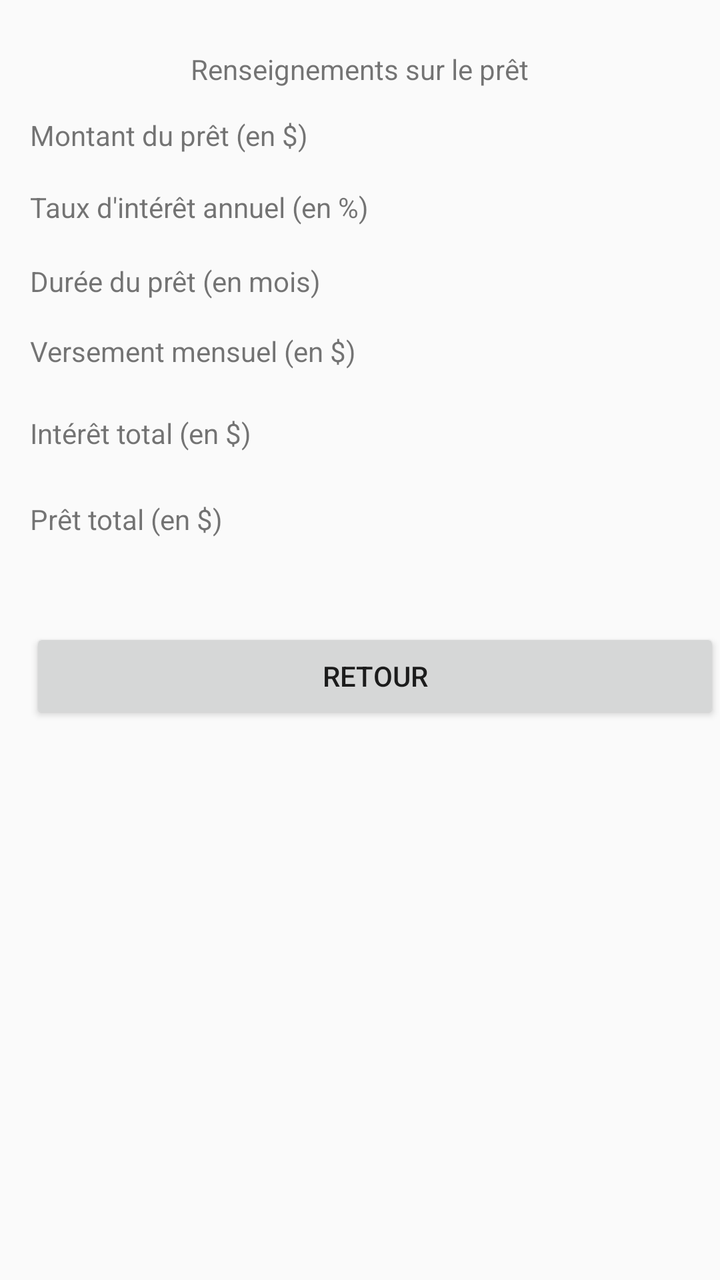
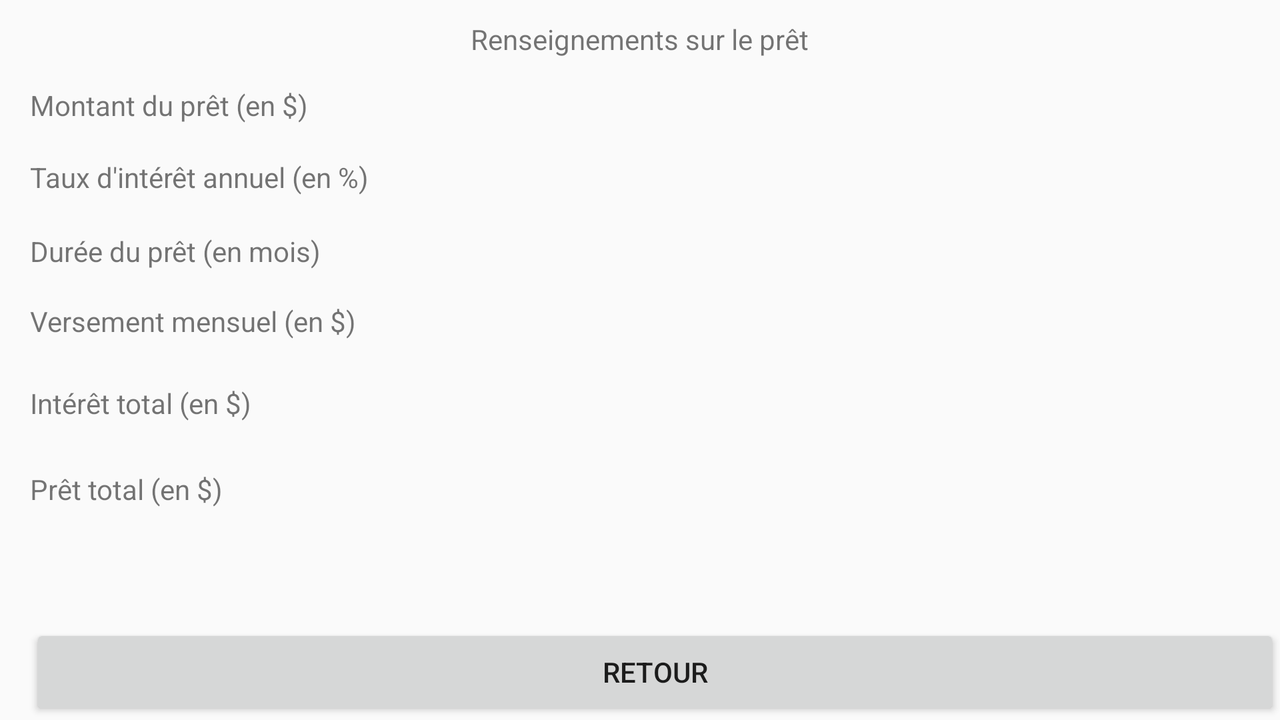

One screen, two layout resources from the same app: the default and the repository's alternative for another configuration. Each is rendered where Android would select it; the XML of both is given below.
<!-- AndroidManifest.xml: application theme AppTheme -->
<!-- res/layout/calcule_2.xml -->
<?xml version="1.0" encoding="utf-8"?>
<android.support.v4.widget.DrawerLayout
    xmlns:android="http://schemas.android.com/apk/res/android"
    android:id="@+id/drawer_layout"
    android:layout_width="match_parent"
    android:layout_height="match_parent">

    <LinearLayout xmlns:android="http://schemas.android.com/apk/res/android"
        android:orientation="vertical" android:layout_width="match_parent"
        android:layout_height="match_parent">

        <RelativeLayout
            android:layout_width="match_parent"
            android:layout_height="match_parent">

            <TextView
                android:text="@string/titre_infos_pret"
                android:layout_width="wrap_content"
                android:layout_height="wrap_content"
                android:layout_marginTop="25dp"
                android:id="@+id/Titre_pret"
                android:layout_alignParentTop="true"
                android:layout_centerHorizontal="true" />

            <TextView
                android:text="@string/titre_info_montant"
                android:layout_width="wrap_content"
                android:layout_height="wrap_content"
                android:layout_below="@+id/Titre_pret"
                android:layout_alignParentLeft="true"
                android:layout_alignParentStart="true"
                android:layout_marginLeft="15dp"
                android:layout_marginStart="15dp"
                android:layout_marginTop="14dp"
                android:id="@+id/infoMontant" />

            <TextView
                android:text="@string/titre_info_interet"
                android:layout_width="wrap_content"
                android:layout_height="wrap_content"
                android:layout_below="@+id/infoMontant"
                android:layout_alignLeft="@+id/infoMontant"
                android:layout_alignStart="@+id/infoMontant"
                android:layout_marginTop="17dp"
                android:id="@+id/infoTaux" />

            <TextView
                android:text="@string/titre_info_duree"
                android:layout_width="wrap_content"
                android:layout_height="wrap_content"
                android:layout_below="@+id/infoTaux"
                android:layout_alignLeft="@+id/infoTaux"
                android:layout_alignStart="@+id/infoTaux"
                android:layout_marginTop="18dp"
                android:id="@+id/infoDure" />

            <TextView
                android:text="@string/titre_versement"
                android:layout_width="wrap_content"
                android:layout_height="wrap_content"
                android:layout_below="@+id/infoDure"
                android:layout_alignLeft="@+id/infoDure"
                android:layout_alignStart="@+id/infoDure"
                android:layout_marginTop="16dp"
                android:id="@+id/infoVersement" />

            <TextView
                android:text="@string/titre_interet_total"
                android:layout_width="wrap_content"
                android:layout_height="wrap_content"
                android:layout_below="@+id/infoVersement"
                android:layout_alignLeft="@+id/infoVersement"
                android:layout_alignStart="@+id/infoVersement"
                android:layout_marginTop="22dp"
                android:id="@+id/infoInteret" />

            <TextView
                android:text="@string/titre_pret_total"
                android:layout_width="wrap_content"
                android:layout_height="wrap_content"
                android:layout_below="@+id/infoInteret"
                android:layout_alignLeft="@+id/infoInteret"
                android:layout_alignStart="@+id/infoInteret"
                android:layout_marginTop="24dp"
                android:id="@+id/infoPretTotal" />

            <Button
                android:text="@string/txt_btn_retour"
                android:layout_width="wrap_content"
                android:layout_height="wrap_content"
                android:layout_below="@+id/infoPretTotal"
                android:layout_marginTop="45dp"
                android:id="@+id/BoutonRetourCalcul"
                android:layout_alignLeft="@+id/infoPretTotal"
                android:layout_alignStart="@+id/infoPretTotal"
                android:layout_alignParentRight="true"
                android:layout_alignParentEnd="true" />
        </RelativeLayout>
    </LinearLayout>
    <ListView
        android:id="@+id/list_navigation"
        android:layout_width="250dp"
        android:layout_height="match_parent"
        android:layout_gravity="start"
        android:background="#FFEEEEEE"
        android:choiceMode="singleChoice"
        android:entries="@array/tab_activites" />
</android.support.v4.widget.DrawerLayout>
<!-- resources referenced by this layout -->
<resources>
  <string-array name="tab_activites">
          <item>Calculer un prêt</item>
          <item>Identifier un conifère</item>
          <item>Réseaux Sociaux</item>
          </string-array>
  <string name="titre_info_duree">Durée du prêt (en mois)</string>
  <string name="titre_info_interet">Taux d\'intérêt annuel (en %)</string>
  <string name="titre_info_montant">Montant du prêt (en $)</string>
  <string name="titre_infos_pret">Renseignements sur le prêt</string>
  <string name="titre_interet_total">Intérêt total (en $)</string>
  <string name="titre_pret_total">Prêt total (en $)</string>
  <string name="titre_versement">Versement mensuel (en $)</string>
  <string name="txt_btn_retour">Retour</string>
  <style name="AppTheme" parent="Theme.AppCompat.Light.DarkActionBar">
          
          <item name="colorPrimary">@color/colorPrimary</item>
          <item name="colorPrimaryDark">@color/colorPrimaryDark</item>
          <item name="colorAccent">@color/colorAccent</item>
      </style>
  <color name="colorPrimary">#4caf50</color>
  <color name="colorPrimaryDark">#388e3c</color>
  <color name="colorAccent">#FF4081</color>
</resources>
<!-- res/layout-land/calcule_2.xml (the repository's variant of the layout above) -->
<!-- drawn on the phone turned sideways -->
<?xml version="1.0" encoding="utf-8"?>
<android.support.v4.widget.DrawerLayout
    xmlns:android="http://schemas.android.com/apk/res/android"
    android:id="@+id/drawer_layout"
    android:layout_width="match_parent"
    android:layout_height="match_parent">

    <LinearLayout xmlns:android="http://schemas.android.com/apk/res/android"
        android:orientation="vertical" android:layout_width="match_parent"
        android:layout_height="match_parent">

        <RelativeLayout
            android:layout_width="match_parent"
            android:layout_height="match_parent">

            <TextView
                android:text="@string/titre_info_montant"
                android:layout_width="wrap_content"
                android:layout_height="wrap_content"
                android:layout_below="@+id/Titre_pret"
                android:layout_alignParentLeft="true"
                android:layout_alignParentStart="true"
                android:layout_marginLeft="15dp"
                android:layout_marginStart="15dp"
                android:layout_marginTop="14dp"
                android:id="@+id/infoMontant" />

            <TextView
                android:text="@string/titre_info_interet"
                android:layout_width="wrap_content"
                android:layout_height="wrap_content"
                android:layout_below="@+id/infoMontant"
                android:layout_alignLeft="@+id/infoMontant"
                android:layout_alignStart="@+id/infoMontant"
                android:layout_marginTop="17dp"
                android:id="@+id/infoTaux" />

            <TextView
                android:text="@string/titre_info_duree"
                android:layout_width="wrap_content"
                android:layout_height="wrap_content"
                android:layout_below="@+id/infoTaux"
                android:layout_alignLeft="@+id/infoTaux"
                android:layout_alignStart="@+id/infoTaux"
                android:layout_marginTop="18dp"
                android:id="@+id/infoDure" />

            <TextView
                android:text="@string/titre_versement"
                android:layout_width="wrap_content"
                android:layout_height="wrap_content"
                android:layout_below="@+id/infoDure"
                android:layout_alignLeft="@+id/infoDure"
                android:layout_alignStart="@+id/infoDure"
                android:layout_marginTop="16dp"
                android:id="@+id/infoVersement" />

            <TextView
                android:text="@string/titre_interet_total"
                android:layout_width="wrap_content"
                android:layout_height="wrap_content"
                android:layout_below="@+id/infoVersement"
                android:layout_alignLeft="@+id/infoVersement"
                android:layout_alignStart="@+id/infoVersement"
                android:layout_marginTop="22dp"
                android:id="@+id/infoInteret" />

            <TextView
                android:text="@string/titre_pret_total"
                android:layout_width="wrap_content"
                android:layout_height="wrap_content"
                android:layout_below="@+id/infoInteret"
                android:layout_alignLeft="@+id/infoInteret"
                android:layout_alignStart="@+id/infoInteret"
                android:layout_marginTop="24dp"
                android:id="@+id/infoPretTotal" />

            <TextView
                android:text="@string/titre_infos_pret"
                android:layout_width="wrap_content"
                android:layout_height="wrap_content"
                android:layout_marginTop="10dp"
                android:id="@+id/Titre_pret"
                android:layout_alignParentTop="true"
                android:layout_centerHorizontal="true" />

            <Button
                android:text="@string/txt_btn_retour"
                android:layout_width="wrap_content"
                android:layout_height="wrap_content"
                android:id="@+id/BoutonRetourCalcul"
                android:layout_alignParentBottom="true"
                android:layout_alignLeft="@+id/infoPretTotal"
                android:layout_alignStart="@+id/infoPretTotal"
                android:layout_alignParentRight="true"
                android:layout_alignParentEnd="true" />
        </RelativeLayout>
    </LinearLayout>
    <ListView
        android:id="@+id/list_navigation"
        android:layout_width="250dp"
        android:layout_height="match_parent"
        android:layout_gravity="start"
        android:background="#FFEEEEEE"
        android:choiceMode="singleChoice"
        android:entries="@array/tab_activites" />
</android.support.v4.widget.DrawerLayout>
